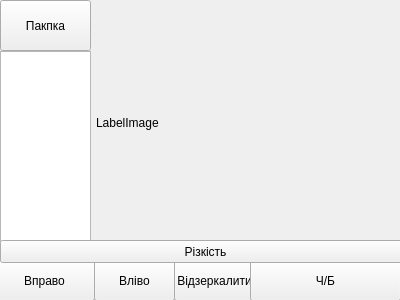
<?xml version="1.0" encoding="UTF-8"?>
<ui version="4.0">
 <class>Form</class>
 <widget class="QWidget" name="Form">
  <property name="geometry">
   <rect>
    <x>0</x>
    <y>0</y>
    <width>400</width>
    <height>300</height>
   </rect>
  </property>
  <property name="windowTitle">
   <string>Form</string>
  </property>
  <widget class="QPushButton" name="btn_right">
   <property name="geometry">
    <rect>
     <x>-6</x>
     <y>260</y>
     <width>101</width>
     <height>41</height>
    </rect>
   </property>
   <property name="text">
    <string>Вправо</string>
   </property>
  </widget>
  <widget class="QPushButton" name="btn_left">
   <property name="geometry">
    <rect>
     <x>94</x>
     <y>260</y>
     <width>81</width>
     <height>41</height>
    </rect>
   </property>
   <property name="text">
    <string>Вліво</string>
   </property>
  </widget>
  <widget class="QPushButton" name="btn_flip">
   <property name="geometry">
    <rect>
     <x>174</x>
     <y>260</y>
     <width>81</width>
     <height>41</height>
    </rect>
   </property>
   <property name="text">
    <string>Відзеркалити</string>
   </property>
  </widget>
  <widget class="QPushButton" name="btn_bw">
   <property name="geometry">
    <rect>
     <x>250</x>
     <y>260</y>
     <width>151</width>
     <height>41</height>
    </rect>
   </property>
   <property name="text">
    <string>Ч/Б</string>
   </property>
  </widget>
  <widget class="QLabel" name="lb_image">
   <property name="geometry">
    <rect>
     <x>96</x>
     <y>2</y>
     <width>291</width>
     <height>241</height>
    </rect>
   </property>
   <property name="text">
    <string>LabelImage</string>
   </property>
  </widget>
  <widget class="QListWidget" name="lw_files">
   <property name="geometry">
    <rect>
     <x>0</x>
     <y>51</y>
     <width>91</width>
     <height>191</height>
    </rect>
   </property>
  </widget>
  <widget class="QPushButton" name="btn_dir">
   <property name="geometry">
    <rect>
     <x>0</x>
     <y>0</y>
     <width>91</width>
     <height>51</height>
    </rect>
   </property>
   <property name="text">
    <string>Пакпка</string>
   </property>
  </widget>
  <widget class="QPushButton" name="btn_sharp">
   <property name="geometry">
    <rect>
     <x>0</x>
     <y>240</y>
     <width>411</width>
     <height>23</height>
    </rect>
   </property>
   <property name="text">
    <string>Різкість</string>
   </property>
  </widget>
 </widget>
 <resources/>
 <connections/>
</ui>
